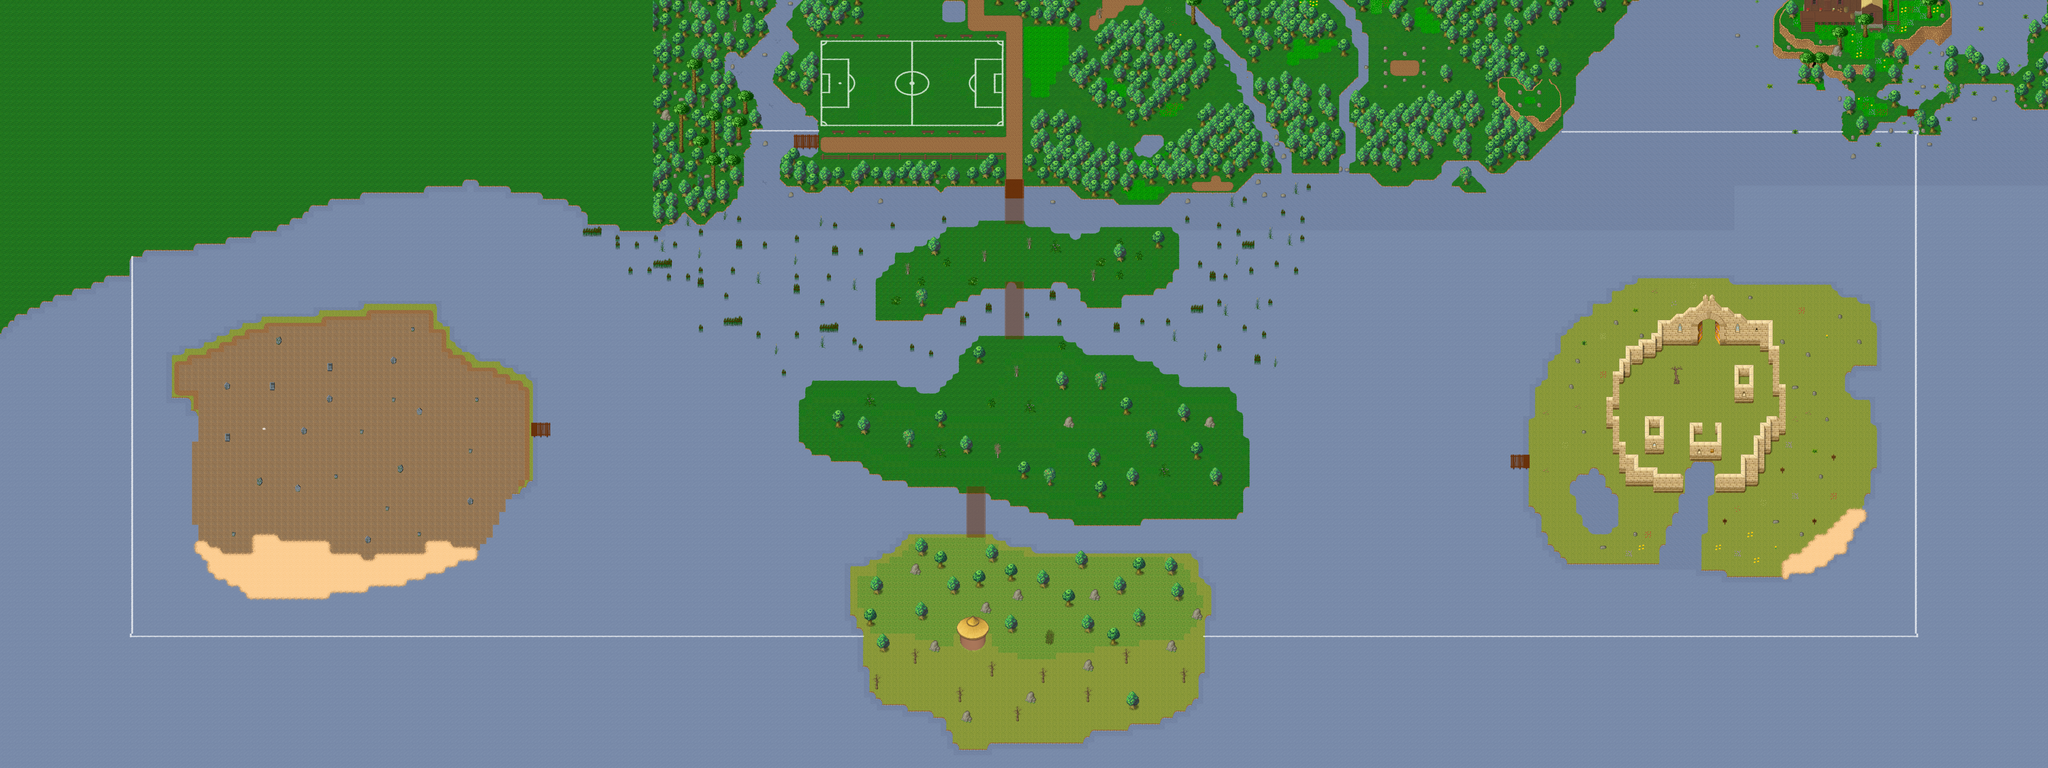

A 2D game scene composited from a Tiled map and its tileset images. What follows is a short description and the map's XML, with each tile layer's data collapsed to a summary:
An orthogonal 320x120 tile map with 32x32 px tiles, 7 tile layers (Ground, Ground 2, Ground 3, GroundNoFlood, ...), 2 hidden layers not drawn, 22 tilesets and 19 objects (19x spawn).

<map version="1.8" tiledversion="1.8.0" orientation="orthogonal" renderorder="right-down" compressionlevel="0" width="320" height="120" tilewidth="32" tileheight="32" infinite="0" nextlayerid="15" nextobjectid="135">
 <properties>
  <property name="authors" value="Jesusalva, Saulc, TMW.org, TMW BR" />
  <property name="background0image" value="graphics/images/spit23loginwallpaper_800x600.png" />
  <property name="license" value="GPL 3.0" />
  <property name="manaplus version" value="2" />
  <property name="minimap" value="graphics/minimaps/011-4.png" />
  <property name="music" value="Unforgiving_Lands.ogg" />
  <property name="name" value="Eternal Swamps - Navigation" />
  <property name="overlay0image" value="graphics/images/ambient/cloud.png" />
  <property name="overlay0parallax" value="1.0" />
  <property name="overlay0scrollX" value="0.2" />
  <property name="overlay0scrollY" value="0.1" />
  <property name="overlay1image" value="graphics/images/ambient/medium_fog.png" />
  <property name="overlay1mask" value="2" />
  <property name="overlay1parallax" value="1.0" />
  <property name="overlay1scrollX" value="0.2" />
  <property name="overlay1scrollY" value="0.1" />
  <property name="overlay2image" value="graphics/images/ambient/light_fog.png" />
  <property name="overlay2mask" value="4" />
  <property name="overlay2parallax" value="1.0" />
  <property name="overlay2scrollX" value="0.3" />
  <property name="overlay2scrollY" value="0.2" />
  <property name="overlay3image" value="graphics/images/ambient/night.png" />
  <property name="overlay3keepratio" value="true" />
  <property name="overlay3mask" value="8" />
  <property name="overlay4image" value="graphics/images/ambient/rain.png" />
  <property name="overlay4mask" value="16" />
  <property name="overlay4parallax" value="1.0" />
  <property name="overlay4scrollX" value="-0.3" />
  <property name="overlay4scrollY" value="1.1" />
  <property name="overlay5image" value="graphics/images/ambient/sandstorm.png" />
  <property name="overlay5mask" value="32" />
  <property name="overlay5parallax" value="1.0" />
  <property name="overlay5scrollX" value="0.2" />
  <property name="overlay5scrollY" value="0.1" />
  <property name="overlay6image" value="graphics/images/ambient/snow.png" />
  <property name="overlay6mask" value="64" />
  <property name="overlay6parallax" value="1.0" />
  <property name="overlay6scrollX" value="0.4" />
  <property name="overlay6scrollY" value="0.2" />
 </properties>
 <tileset firstgid="1" name="collision" tilewidth="32" tileheight="32" tilecount="9" columns="3">
  <image source="../graphics/tilesets/collision.png" width="96" height="96" />
 </tileset>
 <tileset firstgid="10" name="desert1" tilewidth="32" tileheight="32" tilecount="256" columns="16">
  <image source="../graphics/tilesets/desert1.png" width="512" height="512" />
 </tileset>
 <tileset firstgid="266" name="desert2" tilewidth="32" tileheight="32" tilecount="256" columns="16">
  <image source="../graphics/tilesets/desert2.png" width="512" height="512" />
 </tileset>
 <tileset firstgid="522" name="desert_x3" tilewidth="32" tileheight="96" tilecount="48" columns="16">
  <image source="../graphics/tilesets/desert_x3.png" width="512" height="288" />
 </tileset>
 <tileset firstgid="570" name="trans_woodland_desert" tilewidth="32" tileheight="32" tilecount="128" columns="16">
  <image source="../graphics/tilesets/trans_woodland_desert.png" width="512" height="256" />
 </tileset>
 <tileset firstgid="698" name="Level Number" tilewidth="32" tileheight="32" tilecount="16" columns="16">
  <image source="../graphics/tilesets/level-number.png" width="512" height="32" />
 </tileset>
 <tileset firstgid="714" name="desert_castle" tilewidth="32" tileheight="32" tilecount="256" columns="16">
  <image source="../graphics/tilesets/desert_castle.png" width="512" height="512" />
 </tileset>
 <tileset firstgid="970" name="desert3" tilewidth="32" tileheight="32" tilecount="80" columns="10">
  <image source="../graphics/tilesets/desert3.png" width="320" height="256" />
 </tileset>
 <tileset firstgid="1050" name="halinarzo" tilewidth="32" tileheight="32" tilecount="256" columns="16">
  <image source="../graphics/tilesets/halinarzo.png" width="512" height="512" />
 </tileset>
 <tileset firstgid="1306" name="signs_x2" tilewidth="32" tileheight="32" tilecount="72" columns="9">
  <image source="../graphics/tilesets/signs_x2.png" width="288" height="256" />
 </tileset>
 <tileset firstgid="1378" name="desert_x5" tilewidth="32" tileheight="160" tilecount="6" columns="6">
  <image source="../graphics/tilesets/desert_x5.png" width="192" height="160" />
 </tileset>
 <tileset firstgid="1384" name="Woodland Village" tilewidth="32" tileheight="32" tilecount="256" columns="16">
  <image source="../graphics/tilesets/woodland_village.png" width="512" height="512" />
 </tileset>
 <tileset firstgid="1640" name="flags-anime_x2" tilewidth="64" tileheight="64" tilecount="72" columns="6">
  <image source="../graphics/tilesets/flags-anime_x2.png" width="384" height="768" />
  <tile id="6">
   <animation>
    <frame tileid="6" duration="250" />
    <frame tileid="7" duration="250" />
    <frame tileid="8" duration="250" />
    <frame tileid="9" duration="250" />
    <frame tileid="10" duration="250" />
    <frame tileid="11" duration="250" />
   </animation>
  </tile>
  <tile id="12">
   <animation>
    <frame tileid="12" duration="250" />
    <frame tileid="13" duration="250" />
    <frame tileid="14" duration="250" />
    <frame tileid="15" duration="250" />
    <frame tileid="16" duration="250" />
    <frame tileid="17" duration="250" />
   </animation>
  </tile>
  <tile id="36">
   <animation>
    <frame tileid="36" duration="250" />
    <frame tileid="37" duration="250" />
    <frame tileid="38" duration="250" />
    <frame tileid="39" duration="250" />
    <frame tileid="40" duration="250" />
    <frame tileid="41" duration="250" />
   </animation>
  </tile>
 </tileset>
 <tileset firstgid="1712" name="Woodland Ground" tilewidth="32" tileheight="32" tilecount="256" columns="16">
  <image source="../graphics/tilesets/woodland_ground.png" width="512" height="512" />
 </tileset>
 <tileset firstgid="1968" name="woodland_ground2" tilewidth="32" tileheight="32" tilecount="256" columns="16">
  <image source="../graphics/tilesets/woodland_ground2.png" width="512" height="512" />
 </tileset>
 <tileset firstgid="2224" source="../graphics/tilesets/waterflow.tsx" />
 <tileset firstgid="2296" name="campo" tilewidth="32" tileheight="32" tilecount="144" columns="16">
  <image source="../graphics/tilesets/soccer_field.png" width="512" height="288" />
 </tileset>
 <tileset firstgid="2440" name="woodland_x2" tilewidth="32" tileheight="64" tilecount="32" columns="16">
  <image source="../graphics/tilesets/woodland_x2.png" width="512" height="128" />
 </tileset>
 <tileset firstgid="2472" name="woodland_x3" tilewidth="32" tileheight="96" tilecount="32" columns="16">
  <image source="../graphics/tilesets/woodland_x3.png" width="512" height="192" />
 </tileset>
 <tileset firstgid="2504" name="savannah" tilewidth="32" tileheight="32" tilecount="256" columns="16">
  <image source="../graphics/tilesets/savannah.png" width="512" height="512" />
 </tileset>
 <tileset firstgid="2760" name="woodland_indoor" tilewidth="32" tileheight="32" tilecount="256" columns="16">
  <image source="../graphics/tilesets/woodland_indoor.png" width="512" height="512" />
 </tileset>
 <tileset firstgid="3016" name="woodland_graveyard_x2" tilewidth="32" tileheight="64" tilecount="10" columns="10">
  <image source="../graphics/tilesets/woodland_graveyard_x2.png" width="320" height="64" />
 </tileset>
 <layer id="1" name="Ground" width="320" height="120">
  <data>[38400 cells, 38400 non-empty, 157 distinct tile ids]</data>
 </layer>
 <layer id="2" name="Ground 2" width="320" height="120">
  <data>[38400 cells, 2018 non-empty, 166 distinct tile ids]</data>
 </layer>
 <layer id="3" name="Ground 3" width="320" height="120">
  <data>[38400 cells, 682 non-empty, 139 distinct tile ids]</data>
 </layer>
 <layer id="4" name="GroundNoFlood" width="320" height="120" opacity="0.5">
  <properties>
   <property name="Mask" value="1024" />
  </properties>
  <data>[38400 cells, 66 non-empty, 4 distinct tile ids]</data>
 </layer>
 <layer id="5" name="Fringe" width="320" height="120">
  <data>[38400 cells, 1430 non-empty, 40 distinct tile ids]</data>
 </layer>
 <layer id="6" name="Over1" width="320" height="120">
  <data>[38400 cells, 246 non-empty, 74 distinct tile ids]</data>
 </layer>
 <layer id="7" name="Over2" width="320" height="120">
  <data>[38400 cells, 7 non-empty, 5 distinct tile ids]</data>
 </layer>
 <layer id="8" name="Collision" width="320" height="120" visible="0">
  <data>[38400 cells, 22135 non-empty, 4 distinct tile ids]</data>
 </layer>
 <layer id="9" name="Heights" width="320" height="120" visible="0">
  <data>[38400 cells, 0 non-empty, 0 distinct tile ids]</data>
 </layer>
 <objectgroup id="10" name="Objects" visible="0" />
 <objectgroup color="#ff7f00" id="11" name="Spawns" visible="0">
  <object id="93" name="Sea Slime" type="spawn" x="2144" y="1312" width="1593" height="966">
   <properties>
    <property name="death" value="30000" />
    <property name="max_beings" value="5" />
    <property name="monster_id" value="1093" />
    <property name="spawn" value="100000" />
   </properties>
  </object>
  <object id="96" name="Sea Slime" type="spawn" x="6400" y="1056" width="1792" height="1760">
   <properties>
    <property name="death" value="30000" />
    <property name="max_beings" value="5" />
    <property name="monster_id" value="1093" />
    <property name="spawn" value="100000" />
   </properties>
  </object>
  <object id="117" name="Piou" type="spawn" x="2432" y="2016" width="1593" height="966">
   <properties>
    <property name="death" value="30000" />
    <property name="max_beings" value="5" />
    <property name="monster_id" value="1002" />
    <property name="spawn" value="100000" />
   </properties>
  </object>
  <object id="118" name="Croc" type="spawn" x="832" y="1408" width="1977" height="1152">
   <properties>
    <property name="death" value="30000" />
    <property name="max_beings" value="10" />
    <property name="monster_id" value="1006" />
    <property name="spawn" value="100000" />
   </properties>
  </object>
  <object id="119" name="Small Frog" type="spawn" x="896" y="1952" width="1593" height="966">
   <properties>
    <property name="death" value="30000" />
    <property name="max_beings" value="5" />
    <property name="monster_id" value="1437" />
    <property name="spawn" value="100000" />
   </properties>
  </object>
  <object id="120" name="Blub" type="spawn" x="2880" y="992" width="2105" height="2336">
   <properties>
    <property name="death" value="30000" />
    <property name="max_beings" value="5" />
    <property name="monster_id" value="1008" />
    <property name="spawn" value="100000" />
   </properties>
  </object>
  <object id="122" name="Ocean Croc" type="spawn" x="4352" y="928" width="1593" height="2432">
   <properties>
    <property name="death" value="60000" />
    <property name="max_beings" value="3" />
    <property name="monster_id" value="1133" />
    <property name="spawn" value="200000" />
   </properties>
  </object>
  <object id="123" name="Toppy Blub" type="spawn" x="5856" y="2304" width="2329" height="1094">
   <properties>
    <property name="death" value="30000" />
    <property name="max_beings" value="5" />
    <property name="monster_id" value="1009" />
    <property name="spawn" value="100000" />
   </properties>
  </object>
  <object id="124" name="Bluepar" type="spawn" x="5088" y="800" width="2336" height="1510">
   <properties>
    <property name="death" value="60000" />
    <property name="max_beings" value="3" />
    <property name="monster_id" value="1177" />
    <property name="spawn" value="200000" />
   </properties>
  </object>
  <object id="125" name="Water Fairy" type="spawn" x="3840" y="2048" width="2681" height="1184">
   <properties>
    <property name="death" value="30000" />
    <property name="max_beings" value="5" />
    <property name="monster_id" value="1184" />
    <property name="spawn" value="100000" />
   </properties>
  </object>
  <object id="126" name="Golden Scorpion" type="spawn" x="8832" y="1440" width="537" height="448">
   <properties>
    <property name="death" value="120000" />
    <property name="max_beings" value="1" />
    <property name="monster_id" value="1078" />
    <property name="spawn" value="300000" />
   </properties>
  </object>
  <object id="127" name="Siege Tower" type="spawn" x="8224" y="1792" width="537" height="448">
   <properties>
    <property name="death" value="120000" />
    <property name="max_beings" value="3" />
    <property name="monster_id" value="1235" />
    <property name="spawn" value="300000" />
   </properties>
  </object>
  <object id="128" name="Water Element" type="spawn" x="9472" y="3072" width="96" height="96">
   <properties>
    <property name="death" value="120000" />
    <property name="max_beings" value="1" />
    <property name="monster_id" value="1412" />
    <property name="spawn" value="300000" />
   </properties>
  </object>
  <object id="129" name="Croc" type="spawn" x="8384" y="1280" width="1081" height="1504">
   <properties>
    <property name="death" value="30000" />
    <property name="max_beings" value="10" />
    <property name="monster_id" value="1006" />
    <property name="spawn" value="100000" />
   </properties>
  </object>
  <object id="130" name="Piou" type="spawn" x="7552" y="672" width="1593" height="966">
   <properties>
    <property name="death" value="30000" />
    <property name="max_beings" value="5" />
    <property name="monster_id" value="1002" />
    <property name="spawn" value="100000" />
   </properties>
  </object>
  <object id="131" name="Maverick" type="spawn" x="8736" y="2304" width="480" height="480">
   <properties>
    <property name="death" value="30000" />
    <property name="max_beings" value="3" />
    <property name="monster_id" value="1452" />
    <property name="spawn" value="60000" />
   </properties>
  </object>
  <object id="132" name="Maverick" type="spawn" x="7808" y="2304" width="480" height="480">
   <properties>
    <property name="death" value="30000" />
    <property name="max_beings" value="3" />
    <property name="monster_id" value="1452" />
    <property name="spawn" value="60000" />
   </properties>
  </object>
  <object id="133" name="Maverick" type="spawn" x="8128" y="1440" width="928" height="480">
   <properties>
    <property name="death" value="30000" />
    <property name="max_beings" value="3" />
    <property name="monster_id" value="1452" />
    <property name="spawn" value="60000" />
   </properties>
  </object>
  <object id="134" name="Maverick" type="spawn" x="7840" y="1664" width="448" height="640">
   <properties>
    <property name="death" value="30000" />
    <property name="max_beings" value="3" />
    <property name="monster_id" value="1452" />
    <property name="spawn" value="60000" />
   </properties>
  </object>
 </objectgroup>
</map>
